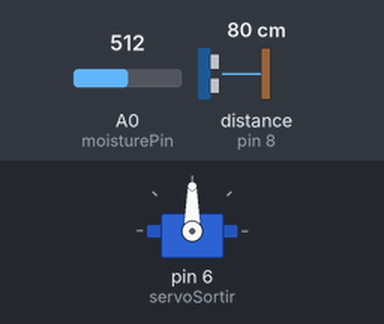
This sketch was run on a simulated Arduino Uno, built with avr-gcc and run on an emulated ATmega328P. On the bench: servo. Wiring (inferred from the names in the program): ultrasonic range finder: trigger pin 9; echo pin 8. Inputs (shaded band) come from the test bench; at power-on: distance to the obstacle (sensor on pin 8) 80 cm, A0 (moisturePin) = 512. The echo pulse lasts 58.3 µs per cm; what the sketch prints to the serial monitor is not drawn.

Above: at 1.2 s.
1.3 s: distance to the obstacle (sensor on pin 8) set to 2 cm
2.8 s: A0 (moisturePin) set to 482
At 5.5 s:
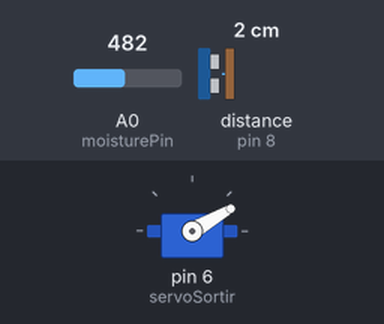
5.8 s: distance to the obstacle (sensor on pin 8) set to 17 cm
8.6 s: distance to the obstacle (sensor on pin 8) set to 23 cm
Timing chart, 0 to 12.6 s (numbered marks = the images above; inputs shaded):
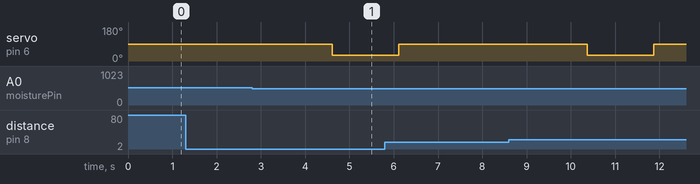

Measured:
- the behaviour switches between 500 and 499 on A0 (moisturePin) (found by bisection; images 0 and 1)
- after the input at 1.3 s, every drawn part: stays the same
- after the input at 2.8 s, servo on pin 6 (servoSortir): 90° → 30° after 1.8 s

The sketch:

sketch_feb12a.ino
```cpp
#include <Servo.h>

Servo servoSortir;

// Ultrasonik
const int trigPin = 9;
const int echoPin = 8;

// Moisture
const int moisturePin = A0;
const int batasBasah = 500;

// Servo angle
const int kiri   = 30;
const int kanan  = 150;
const int tengah = 90;

// Status sistem
bool sedangMemilah = false;

long duration;
int distance;

void setup() {
  Serial.begin(9600);

  servoSortir.attach(6);
  servoSortir.write(tengah);

  pinMode(trigPin, OUTPUT);
  pinMode(echoPin, INPUT);
}

void loop() {

  // ===== Baca Ultrasonik =====
  digitalWrite(trigPin, LOW);
  delayMicroseconds(2);
  digitalWrite(trigPin, HIGH);
  delayMicroseconds(10);
  digitalWrite(trigPin, LOW);

  duration = pulseIn(echoPin, HIGH, 25000); // timeout 25 ms
  if (duration == 0) return;

  distance = duration * 0.034 / 2;
  Serial.print("Jarak: ");
  Serial.println(distance);

  // ===== Trigger hanya sekali =====
  if (distance < 20 && !sedangMemilah) {
    sedangMemilah = true;

    Serial.println("Objek terdeteksi, menunggu 3 detik...");
    delay(3000); // ⏳ tunggu 3 detik sebelum servo bergerak

    // ===== Baca moisture (rata-rata) =====
    int total = 0;
    for (int i = 0; i < 5; i++) {
      total += analogRead(moisturePin);
      delay(50);
    }
    int nilai = total / 5;

    Serial.print("Moisture AVG: ");
    Serial.println(nilai);

    // ===== Keputusan =====
    if (nilai < batasBasah) {
      servoSortir.write(kiri);
      Serial.println("HASIL: BASAH → KIRI");
    } else {
      servoSortir.write(kanan);
      Serial.println("HASIL: KERING → KANAN");
    }

    delay(1500); // waktu sampah lewat

    servoSortir.write(tengah);
    delay(1000);

    sedangMemilah = false;
    Serial.println("Sistem siap kembali");
  }
}
```
